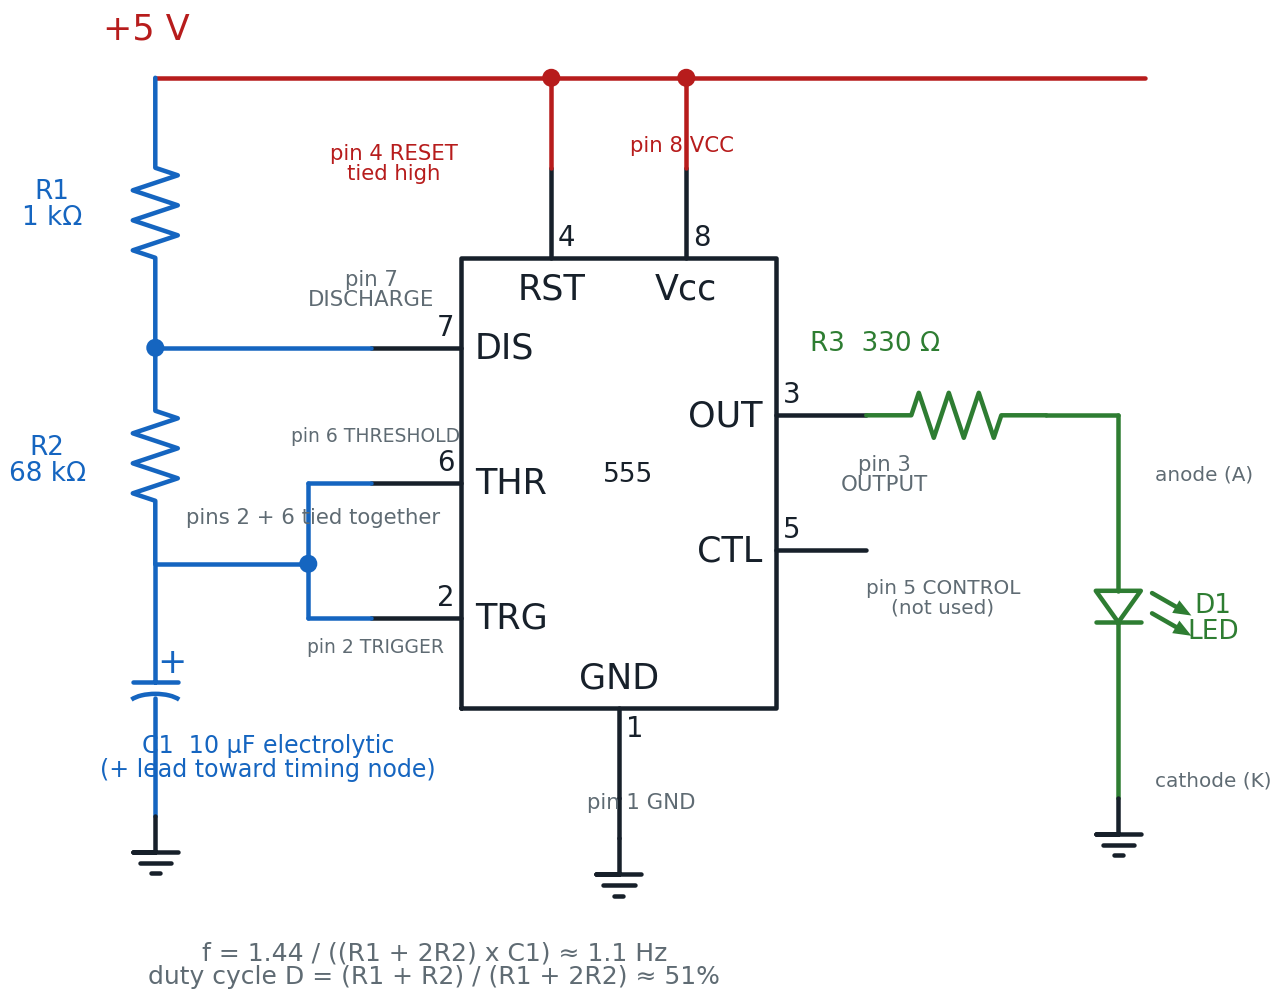

The Python source for this figure:
#!/usr/bin/env python3
"""Render the schematic for the "555 Timer LED Blinker" lab.

Prompt:
    Draw the classic NE555 astable LED-blinker circuit used in Lab 45. Show a
    555 timer block with all eight pins labeled by function. Pin 8 (VCC) and
    pin 4 (RESET) both tie to the +5 V rail. Pin 1 (GND) ties to ground. R1
    (1 kΩ) runs from +5 V down to pin 7 (DISCHARGE). R2 (68 kΩ) runs from pin
    7 down to the timing node, which is the tied-together pins 2 (TRIGGER)
    and 6 (THRESHOLD). A polarized capacitor C1 (10 µF electrolytic, + lead
    up toward the timing node) runs from that timing node to ground. Pin 3
    (OUTPUT) drives a 330 Ω resistor R3, which drives the anode of LED D1;
    the LED's cathode returns to ground. Label every component with its
    reference designator and value, mark the electrolytic capacitor's
    polarity, and annotate the approximate 1.1 Hz blink frequency near the
    timing network. Do not draw the optional pin-5/supply bypass capacitors
    mentioned in the lab text - this schematic shows only the required
    circuit.

Topology: +5V -> pin8, pin4, R1; R1 -> pin7/R2; R2 -> timing node (pins 2+6
tied); timing node -> C1(+) -> C1(-) -> GND; pin1 -> GND; pin3 -> R3 -> D1
anode; D1 cathode -> GND.
Assumptions: R1=1kOhm, R2=68kOhm, C1=10uF give f = 1.44/((R1+2R2)*C) ~= 1.1 Hz
and duty cycle D = (R1+R2)/(R1+2R2) ~= 51%, matching Chapter 14's own table
row. C1 is drawn as a polarized electrolytic capacitor per the lab's parts
list.

Usage:
    python3 555-timer-blinker-schematic.py 555-timer-blinker-schematic.png
"""

from pathlib import Path
import sys

sys.path.insert(0, str(Path(__file__).resolve().parents[3]))
import schemdraw.elements as elm
from docs.schematic_utils import (
    GRAY,
    GREEN,
    INK,
    RED,
    drawing,
    ground,
    save_cli,
    text,
)

POWER = "#b71c1c"
TIMING = "#1565c0"
OUTPUT = "#2e7d32"


def build_drawing():
    d = drawing(unit=3.0)

    # Central 555 functional block, pins exposed by name (matches the
    # book's Chapter 14 astable-LED schematic conventions).
    timer = d.add(elm.Ic555().at((5.0, 2.0)).color(INK))

    # +5 V supply rail feeds VCC (pin 8) and RESET (pin 4), tied high so
    # RESET never interrupts the oscillation.
    supply_y = 9.0
    d.add(elm.Line().at((1.6, supply_y)).to((12.6, supply_y)).color(POWER))
    d.add(elm.Line().at(timer.Vcc).to((timer.Vcc[0], supply_y)).color(POWER))
    d.add(elm.Line().at(timer.RST).to((timer.RST[0], supply_y)).color(POWER))
    d.add(elm.Dot().at((timer.Vcc[0], supply_y)).color(POWER))
    d.add(elm.Dot().at((timer.RST[0], supply_y)).color(POWER))
    text(d, "+5 V", (1.6, supply_y + 0.45), color=POWER, fontsize=14)
    text(d, "pin 8 VCC", (timer.Vcc[0] + 0.05, supply_y - 0.85), color=POWER, fontsize=8.5)
    text(d, "pin 4 RESET\ntied high", (timer.RST[0] - 1.65, supply_y - 1.05), color=POWER, fontsize=8.5)

    # Pin 1 GND to ground.
    d.add(elm.Line().at(timer.GND).to((timer.GND[0], 0.55)).color(INK))
    ground(d, (timer.GND[0], 0.55))
    text(d, "pin 1 GND", (timer.GND[0] + 0.15, 1.05), color=GRAY, fontsize=8.5)

    # Pin 5 CONTROL is left unconnected in this lab's minimal circuit.
    text(d, "pin 5 CONTROL\n(not used)", (timer.CTL[0] + 0.75, timer.CTL[1] - 0.42), color=GRAY, fontsize=8)

    # Astable timing network: R1 from +5V to DISCHARGE (pin 7), R2 from
    # DISCHARGE to the tied TRIGGER (pin 2) + THRESHOLD (pin 6) node, C1
    # (polarized) from that node to ground.
    timing_x = 1.6
    d.add(elm.Resistor().down().at((timing_x, supply_y)).to((timing_x, 6.0)).color(TIMING))
    discharge_node = (timing_x, 6.0)
    d.add(elm.Line().at(discharge_node).to(timer.DIS).color(TIMING))
    d.add(elm.Dot().at(discharge_node).color(TIMING))
    text(d, "R1\n1 kΩ", (0.35, 7.5), color=TIMING, fontsize=10.5)
    text(d, "pin 7\nDISCHARGE", (timer.DIS[0] - 0.1, timer.DIS[1] + 0.55), color=GRAY, fontsize=8.5)

    r2 = d.add(elm.Resistor().down().at(discharge_node).to((timing_x, 3.6)).color(TIMING))
    timing_node = r2.end
    text(d, "R2\n68 kΩ", (0.3, 4.85), color=TIMING, fontsize=10.5)

    # Bring the timing node over to the TRIGGER/THRESHOLD pins and tie
    # them together with a visible vertical bridge.
    pin_tie_x = 3.3
    d.add(elm.Line().at(timing_node).to((pin_tie_x, timing_node[1])).color(TIMING))
    d.add(elm.Dot().at((pin_tie_x, timing_node[1])).color(TIMING))
    d.add(elm.Line().at((pin_tie_x, timer.TRG[1])).to(timer.TRG).color(TIMING))
    d.add(elm.Line().at((pin_tie_x, timer.THR[1])).to(timer.THR).color(TIMING))
    d.add(elm.Line().at((pin_tie_x, timer.TRG[1])).to((pin_tie_x, timer.THR[1])).color(TIMING))
    text(d, "pins 2 + 6 tied together", (pin_tie_x + 0.15, timing_node[1] + 0.42), color=GRAY, fontsize=8.5)
    text(d, "pin 2 TRIGGER", (timer.TRG[0] + 0.15, timer.TRG[1] - 0.42), color=GRAY, fontsize=7.5)
    text(d, "pin 6 THRESHOLD", (timer.THR[0] + 0.15, timer.THR[1] + 0.42), color=GRAY, fontsize=7.5)

    # C1 - polarized electrolytic timing capacitor. The + lead faces up,
    # toward the timing node, matching the lab's build instructions. The
    # label sits well clear of the tie-point text above and the ground
    # symbol below.
    cap = d.add(
        elm.Capacitor2(polar=True).down().at(timing_node).to((timing_x, 0.8)).color(TIMING)
    )
    ground(d, cap.end)
    text(d, "C1  10 µF electrolytic\n(+ lead toward timing node)", (2.75, 1.55), color=TIMING, fontsize=9.5)

    # Pin 3 OUTPUT drives R3 then D1 to ground.
    output_y = timer.OUT[1]
    text(d, "pin 3\nOUTPUT", (timer.OUT[0] + 0.1, output_y - 0.55), color=GRAY, fontsize=8.5)
    r3 = d.add(elm.Resistor().right().at(timer.OUT).to((11.5, output_y)).color(OUTPUT))
    text(d, "R3  330 Ω", (9.5, output_y + 0.7), color=OUTPUT, fontsize=10.5)

    led_x = 12.3
    d.add(elm.Line().at(r3.end).to((led_x, output_y)).color(OUTPUT))
    led = d.add(elm.LED().down().at((led_x, output_y)).to((led_x, 1.0)).color(OUTPUT))
    ground(d, led.end)
    text(d, "D1\nLED", (13.25, 3.1), color=OUTPUT, fontsize=10.5)
    text(d, "anode (A)", (led_x + 0.85, output_y - 0.55), color=GRAY, fontsize=8)
    text(d, "cathode (K)", (led_x + 0.95, 1.3), color=GRAY, fontsize=8)

    # Frequency callout near the timing network.
    text(
        d,
        "f = 1.44 / ((R1 + 2R2) x C1) ≈ 1.1 Hz\nduty cycle D = (R1 + R2) / (R1 + 2R2) ≈ 51%",
        (4.6, -0.75),
        color=GRAY,
        fontsize=10,
    )

    return d


if __name__ == "__main__":
    save_cli(build_drawing, __doc__)
